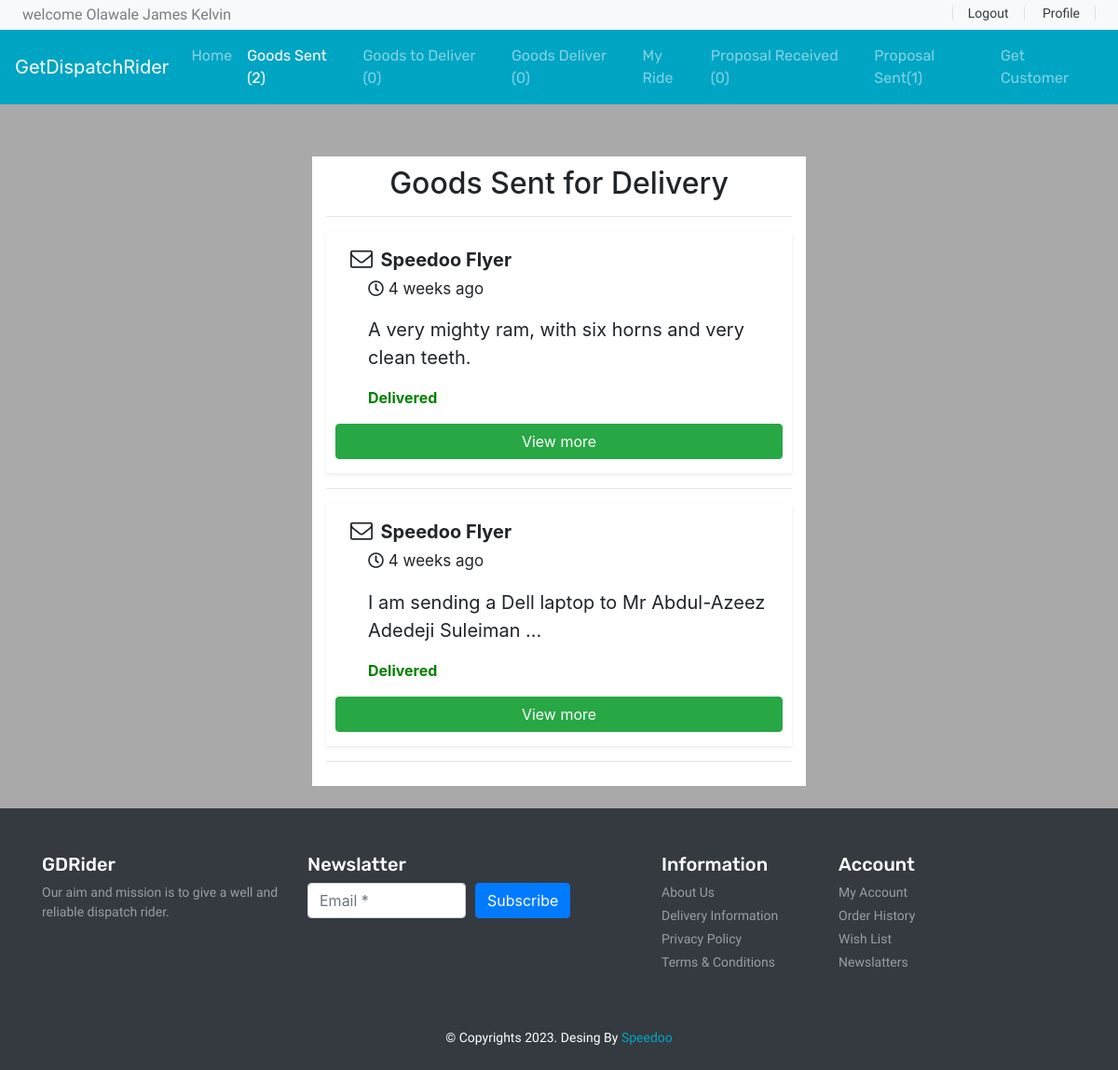
Screenshot of /goods-sent (signed in) with the database file from the repository.
### base/models.py (models this page shows, shortened)
class user(AbstractUser):
    username = models.CharField(max_length=20, blank=True, null=True)
    fullName = models.CharField(max_length=100)
    email = models.EmailField()
    phoneNumber = models.CharField(max_length=20, unique=True)
    ninslip = models.ImageField()
    verify = models.BooleanField(default=False)
    USERNAME_FIELD = 'phoneNumber'

class proposal(models.Model):
    id = models.UUIDField(default=uuid.uuid4, editable=False, primary_key=True)
    riderUsername = models.CharField(max_length=50, default='null')
    rideName = models.CharField(max_length=50, default='empty')
    riderEmail = models.EmailField()
    senderName = models.CharField(max_length=100, default='empty')
    riderPhoneNumber = models.CharField(max_length=20, default='empty')
    senderEmail = models.EmailField()
    senderPhoneNumber = models.CharField(max_length=20, default='empty')
    rideTrackId = models.CharField(max_length=100)
    rideType = models.CharField(max_length=50)
    goodsName = models.CharField(max_length=250)
    receiverName = models.CharField(max_length=250)
    receiverAddress = models.CharField(max_length=250)
    receiverPhoneNumber = models.CharField(max_length=50)
    amount = models.TextField()
    goodsDescription = models.TextField()
    deliveryPassword = models.CharField(max_length=10, blank='True', null='True')
    created = models.DateTimeField(auto_now_add=True)
    update = models.DateTimeField(auto_now=True)
    deliver = models.BooleanField(default=False)
    accepted = models.BooleanField(default=False)

### base/views.py (the view)
# urls.py: path('goods-sent', views.goodSent, name='goodSent'),
@login_required(login_url='base:login')
def goodSent(request):
    proposalr = proposal.objects.filter(Q(riderUsername=request.user) & Q(accepted=False)).count
    proposals = proposal.objects.filter(Q(senderPhoneNumber=request.user.phoneNumber) & Q(accepted=False)).count
    goodsent = proposal.objects.filter(Q(senderPhoneNumber=request.user.phoneNumber)
                                       & Q(accepted=True)).count
    goodstosend = proposal.objects.filter(Q(riderUsername=request.user) & Q(accepted=True) & Q(deliver=False)).count
    goodsdeliver = proposal.objects.filter(Q(riderUsername=request.user)
                                           & Q(deliver=True)).count
    getproposal = proposal.objects.filter(Q(senderPhoneNumber=request.user.phoneNumber) & Q(accepted=True)).order_by(
        '-update')
    context = {'getproposal': getproposal, 'proposalr': proposalr, 'goodstosend': goodstosend, 'goodsent': goodsent,
               'proposals': proposals, 'goodsdeliver': goodsdeliver}
    return render(request, 'base/goodSent.html', context)

### base/templates/base/goodSent.html (shortened to what this page needs)
<div style="background-color: darkgrey;">
    {% extends 'base/navbar.html'%}
     {% block good_sent%}
                <li class="nav-item active">
                  <a class="nav-link" href="{% url 'base:goodSent'%}">Goods Sent ({{goodsent}})</a>
                </li>
                  {%endblock%}
{%load static %}
{% block body%}
<div class="container">
        <div class="container" style="background-color: #fff; margin-top: 5%; padding: 10px 15px; width:fit-content ; height:fit-content">
            <div class="text-center">
                <h2>Goods Sent for Delivery</h2>
            </div>
           <hr/>
            {% for i in getproposal %}
            <div class="shadow-sm proposal">
                <i style="font-size:24px" class="fa ml-3">&#xf003;</i> <span class="ml-1" style="font-size: 20px; text-align: left;"><strong>{{i.rideName}}</strong> </span>
                <p class="mt-1" style="font-size: 17px; margin-left: 35px;"><i class='far fa-clock' ></i> {{i.update|timesince}} ago</p>
                <p style="font-size: 20px; margin-left: 35px;">{{i.goodsDescription|truncatewords:11}}</p>
                 {% if i.deliver %}
                <p style="color:green;margin-left: 35px"><strong>Delivered</strong> </p>
                {%else%}
                <p style="color:red;margin-left: 35px"><strike>Pending Delivery</strike> </p>
                {%endif%}
                <a href="{% url 'base:delivered' i.id %}" style="width: 100%;" class="btn btn-success">View more</a>
            </div>
            <hr style="color: #333;"/>
            {%empty%}
            <h5>You have not sent a goods so far, if you have a goods <br/>to send you can browse through<br/> the dispatch rider available close to you</h5>
                <br/>
            {%endfor%}
        </div>
    </div>
    {%endblock%}

### base/templates/base/navbar.html (shortened to what this page needs)
<!DOCTYPE html>
{% load static %}
<html lang="en">
<head>
     <link rel="stylesheet" href="https://stackpath.bootstrapcdn.com/bootstrap/4.4.1/css/bootstrap.min.css">
     <link rel="stylesheet" href="https://cdnjs.cloudflare.com/ajax/libs/OwlCarousel2/2.3.4/assets/owl.carousel.min.css" />
     <link rel="stylesheet" href="https://cdnjs.cloudflare.com/ajax/libs/OwlCarousel2/2.3.4/assets/owl.theme.default.min.css" />
      <link rel="stylesheet" href="https://cdnjs.cloudflare.com/ajax/libs/font-awesome/5.13.0/css/all.min.css" />
     <link rel="stylesheet" href="https://cdnjs.cloudflare.com/ajax/libs/font-awesome/4.7.0/css/font-awesome.min.css">
     <link rel="stylesheet" href="{% static 'base/style.css' %}">
</head>
<body onload="getLocation();">
 <header id="header" class="">
        <div class="strip d-flex justify-content-between px-4 py-1 bg-light" style="height:fit-content" >
            <p class="font-rale  text-black-50 m-0">welcome {{request.user.fullName}}</p>
            <div class="font-rale font-size-14">
                {% if request.user.is_authenticated%}
                <a href="{% url 'base:logout' %}" class="px-3 border-right border-left text-dark">Logout</a>
                <a href="" class="px-3 border-right text-dark">Profile</a>
                {%else%}
                  <a href="{% url 'base:login' %}" class="px-3 border-right border-left text-dark">Login</a>
                <a href="{%url 'base:signup' %}" class="px-3 border-right text-dark">SignUp</a>
                {%endif%}
            </div>
        </div>
        <nav class="navbar navbar-expand-lg navbar-dark color-second-bg ">
            <a class="navbar-brand" href="#">GetDispatchRider</a>
            <div class="collapse navbar-collapse" id="navbarNav">
              <ul class="navbar-nav m-auto font-rubik">
                {% block homes %}<li class="nav-item ">
                  <a class="nav-link" href="{% url 'base:index' %}">Home</a>
                </li>
                {%endblock%}
                  {% block good_sent%}{%endblock%}
                  {% block goods-to-deliver %}
                <li class="nav-item">
                  <a class="nav-link" href="{% url 'base:onDelivary' %}">Goods to Deliver ({{goodstosend}}) </a>
                </li>
                  {%endblock%}
                  {% block goods_deliver%}
                <li class="nav-item">
                  <a class="nav-link" href="{% url 'base:goodsDeliver'%}">Goods Deliver ({{goodsdeliver}})</a>
                </li>
                  {% endblock%}
                  {%block my_ride%}
                <li class="nav-item">
                    <a class="nav-link" href="{% url 'base:my-ride'%}">My Ride</a>
                  </li>
                  {% endblock%}
                  {% block proposal_received%}
                  <li class="nav-item">
                    <a class="nav-link" href="{% url 'base:proposal-receive'%}">Proposal Received ({{proposalr}})</a>
                  </li>
                  {%endblock%}
                  {% block proposal-sent%}
                  <li class="nav-item">
                    <a class="nav-link" href="{% url 'base:proposalSent'%}">Proposal Sent({{proposals}})</a>
                  </li>
                  {%endblock%}
                   <li class="nav-item ">
                  <a class="nav-link" href="{% url 'base:index' %}">Get Customer</a>
                </li>
              </ul>
            </div>
          </nav>
    </header>
{%block body%}
{%endblock%}
 <br/>
 <footer id="footer" class="bg-dark text-white py-5">
          <div class="container">
            <div class="row">
              <div class="col-lg-3 col-12">
                <h4 class="font-rubik font-size-20">GDRider</h4>
                <p class="font-size-14 font-rale text-white-50">Our aim and mission is to give a well and reliable dispatch rider.</p>
              </div>
              <div class="col-lg-4 col-12">
                <h4 class="font-rubik font-size-20">Newslatter</h4>
                <form class="form-row">
                  <div class="col">
                    <input type="text" class="form-control" placeholder="Email *">
                  </div>
                  <div class="col">
                    <button type="submit" class="btn btn-primary mb-2">Subscribe</button>
                  </div>
                </form>
              </div>
              <div class="col-lg-2 col-12">
                <h4 class="font-rubik font-size-20">Information</h4>
                <div class="d-flex flex-column flex-wrap">
                  <a href="#" class="font-rale font-size-14 text-white-50 pb-1">About Us</a>
                  <a href="#" class="font-rale font-size-14 text-white-50 pb-1">Delivery Information</a>
                  <a href="#" class="font-rale font-size-14 text-white-50 pb-1">Privacy Policy</a>
                  <a href="#" class="font-rale font-size-14 text-white-50 pb-1">Terms & Conditions</a>
                </div>
              </div>
              <div class="col-lg-2 col-12">
                <h4 class="font-rubik font-size-20">Account</h4>
                <div class="d-flex flex-column flex-wrap">
                  <a href="#" class="font-rale font-size-14 text-white-50 pb-1">My Account</a>
                  <a href="#" class="font-rale font-size-14 text-white-50 pb-1">Order History</a>
                  <a href="#" class="font-rale font-size-14 text-white-50 pb-1">Wish List</a>
                  <a href="#" class="font-rale font-size-14 text-white-50 pb-1">Newslatters</a>
                </div>
              </div>
            </div>
          </div>
        </footer>
        <div class="copyright text-center bg-dark text-white py-2">
          <p class="font-rale font-size-14">&copy; Copyrights 2023. Desing By <a href="#" class="color-second">Speedoo</a></p>
        </div>
</body>
</html>

### base/static/base/style.css (style rules this page uses)
button, button:focus { outline: none !important; box-shadow: none !important; }
.font-rale { font-family: "Raleway", cursive; }
.font-rubik { font-family: "Rubik", cursive; }
.font-size-14 { font-size: 14px; }
.font-size-20 { font-size: 20px; }
.color-second { color: #00A5C4; }
.color-second-bg { background: #00A5C4; }
.proposal { width: 500px; padding: 15px 10px; margin-top: 5px; display: block; }

### rows the page displays
user: user.fullName "Olawale James Kelvin"
proposal: rideName "Speedoo Flyer", update "4 weeks", goodsDescription "A very mighty ram, with six horns and very clean teeth.", deliver "Delivered"
proposal: rideName "Speedoo Flyer", update "4 weeks", goodsDescription "I am sending a Dell laptop to Mr Abdul-Azeez Adedeji Suleiman …", deliver "Delivered"

### other values shown
{{ goodsent }} "2"
{{ goodstosend }} "0"
{{ goodsdeliver }} "0"
{{ proposalr }} "0"
{{ proposals }} "1"
